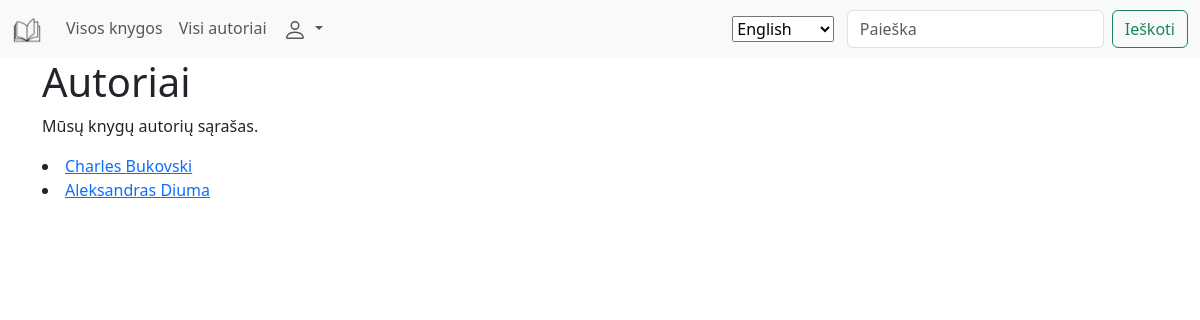
The page /library/authors/ on the database its author committed.
### library/models.py (models this page shows, shortened)
class Author(models.Model):
    first_name = models.CharField(verbose_name=_("First Name"), max_length=100)
    last_name = models.CharField(verbose_name=_("Last Name"), max_length=100)
    description = HTMLField(verbose_name=_("Description"))
    class Meta:
        verbose_name = _("Author")
        verbose_name_plural = _("Authors")
        ordering = ["last_name", "first_name"]
    def display_books(self):
        return ", ".join(book.title for book in self.books.all()[:3])
    display_books.short_description = _("Books")

### library/views.py (the view)
# urls.py: path("authors/", views.authors, name="authors"),
def authors(request):
    paginator = Paginator(Author.objects.all(), 2)
    page_number = request.GET.get("page")
    paged_authors = paginator.get_page(page_number)
    context = {"authors": paged_authors}
    return render(request, "library/authors.html", context=context)

### library/templates/library/authors.html (shortened to what this page needs)
{% extends "library/base.html" %}
{% block content %}
  <h1>Autoriai</h1>
  <p>Mūsų knygų autorių sąrašas.</p>
  {% for author in authors %}
    <li><a href="{% url 'author' author.id %}">{{ author.first_name }} {{ author.last_name }}</a></li>
  {% endfor %}
{% endblock %}

### rows shown on the page
Author: first_name "Charles", last_name "Bukovski"
Author: first_name "Aleksandras", last_name "Diuma"

### other values the page prints
form field language "English"
